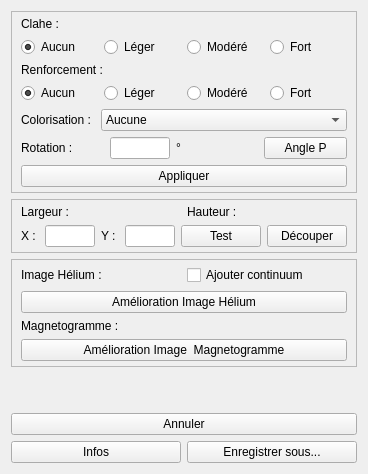
       <widget class="QWidget" name="proc_panel">
        <layout class="QVBoxLayout" name="verticalLayout_5">
         <item>
          <widget class="QFrame" name="frame">
           <property name="frameShape">
            <enum>QFrame::Shape::StyledPanel</enum>
           </property>
           <property name="frameShadow">
            <enum>QFrame::Shadow::Raised</enum>
           </property>
           <layout class="QVBoxLayout" name="verticalLayout_17">
            <property name="topMargin">
             <number>5</number>
            </property>
            <property name="bottomMargin">
             <number>5</number>
            </property>
            <item>
             <widget class="QLabel" name="label_45">
              <property name="text">
               <string>Clahe :</string>
              </property>
             </widget>
            </item>
            <item>
             <layout class="QGridLayout" name="gridLayout_14">
              <item row="0" column="1">
               <widget class="QRadioButton" name="proc_clahelow_radio">
                <property name="text">
                 <string>Léger</string>
                </property>
                <property name="checked">
                 <bool>false</bool>
                </property>
                <attribute name="buttonGroup">
                 <string notr="true">buttonGroup_3</string>
                </attribute>
               </widget>
              </item>
              <item row="0" column="3">
               <widget class="QRadioButton" name="proc_clahehigh_radio">
                <property name="text">
                 <string>Fort</string>
                </property>
                <attribute name="buttonGroup">
                 <string notr="true">buttonGroup_3</string>
                </attribute>
               </widget>
              </item>
              <item row="0" column="2">
               <widget class="QRadioButton" name="proc_clahemedium_radio">
                <property name="text">
                 <string>Modéré</string>
                </property>
                <property name="checked">
                 <bool>false</bool>
                </property>
                <attribute name="buttonGroup">
                 <string notr="true">buttonGroup_3</string>
                </attribute>
               </widget>
              </item>
              <item row="0" column="0">
               <widget class="QRadioButton" name="proc_clahenone_radio">
                <property name="text">
                 <string>Aucun</string>
                </property>
                <property name="checked">
                 <bool>true</bool>
                </property>
                <attribute name="buttonGroup">
                 <string notr="true">buttonGroup_3</string>
                </attribute>
               </widget>
              </item>
             </layout>
            </item>
            <item>
             <widget class="QLabel" name="label_29">
              <property name="text">
               <string>Renforcement :</string>
              </property>
             </widget>
            </item>
            <item>
             <layout class="QGridLayout" name="gridLayout_12">
              <item row="0" column="1">
               <widget class="QRadioButton" name="proc_sharplow_radio">
                <property name="text">
                 <string>Léger</string>
                </property>
                <property name="checked">
                 <bool>false</bool>
                </property>
               </widget>
              </item>
              <item row="0" column="3">
               <widget class="QRadioButton" name="proc_sharphigh_radio">
                <property name="text">
                 <string>Fort</string>
                </property>
               </widget>
              </item>
              <item row="0" column="2">
               <widget class="QRadioButton" name="proc_sharpmedium_radio">
                <property name="text">
                 <string>Modéré</string>
                </property>
                <property name="checked">
                 <bool>false</bool>
                </property>
               </widget>
              </item>
              <item row="0" column="0">
               <widget class="QRadioButton" name="proc_sharpnone_radio">
                <property name="text">
                 <string>Aucun</string>
                </property>
                <property name="checked">
                 <bool>true</bool>
                </property>
               </widget>
              </item>
             </layout>
            </item>
            <item>
             <layout class="QFormLayout" name="formLayout">
              <item row="0" column="0">
               <widget class="QLabel" name="label_28">
                <property name="text">
                 <string>Colorisation : </string>
                </property>
               </widget>
              </item>
              <item row="0" column="1">
               <widget class="QComboBox" name="proc_color_combo">
                <item>
                 <property name="text">
                  <string>Aucune</string>
                 </property>
                </item>
                <item>
                 <property name="text">
                  <string>H-alpha</string>
                 </property>
                </item>
                <item>
                 <property name="text">
                  <string>Calcium</string>
                 </property>
                </item>
                <item>
                 <property name="text">
                  <string>Pale</string>
                 </property>
                </item>
                <item>
                 <property name="text">
                  <string>Helium</string>
                 </property>
                </item>
                <item>
                 <property name="text">
                  <string>Magnesium</string>
                 </property>
                </item>
                <item>
                 <property name="text">
                  <string>H Béta</string>
                 </property>
                </item>
                <item>
                 <property name="text">
                  <string>Sodium</string>
                 </property>
                </item>
               </widget>
              </item>
             </layout>
            </item>
            <item>
             <layout class="QHBoxLayout" name="horizontalLayout_40">
              <item>
               <widget class="QLabel" name="label_46">
                <property name="text">
                 <string>Rotation : </string>
                </property>
               </widget>
              </item>
              <item>
               <widget class="QLineEdit" name="proc_ang_text">
                <property name="minimumSize">
                 <size>
                  <width>60</width>
                  <height>0</height>
                 </size>
                </property>
                <property name="maximumSize">
                 <size>
                  <width>50</width>
                  <height>16777215</height>
                 </size>
                </property>
                <property name="text">
                 <string/>
                </property>
               </widget>
              </item>
              <item>
               <widget class="QLabel" name="label_47">
                <property name="text">
                 <string>°</string>
                </property>
               </widget>
              </item>
              <item>
               <widget class="QPushButton" name="proc_angP_btn">
                <property name="text">
                 <string>Angle P</string>
                </property>
               </widget>
              </item>
             </layout>
            </item>
            <item>
             <widget class="QPushButton" name="proc_apply_btn">
              <property name="text">
               <string>Appliquer</string>
              </property>
             </widget>
            </item>
           </layout>
          </widget>
         </item>
         <item>
          <widget class="QFrame" name="frame_2">
           <property name="sizePolicy">
            <sizepolicy hsizetype="Preferred" vsizetype="Minimum">
             <horstretch>0</horstretch>
             <verstretch>0</verstretch>
            </sizepolicy>
           </property>
           <property name="frameShape">
            <enum>QFrame::Shape::StyledPanel</enum>
           </property>
           <property name="frameShadow">
            <enum>QFrame::Shadow::Raised</enum>
           </property>
           <layout class="QVBoxLayout" name="verticalLayout_28">
            <property name="topMargin">
             <number>5</number>
            </property>
            <property name="bottomMargin">
             <number>5</number>
            </property>
            <item>
             <layout class="QHBoxLayout" name="horizontalLayout_29">
              <item>
               <widget class="QLabel" name="label_32">
                <property name="text">
                 <string>Largeur :</string>
                </property>
               </widget>
              </item>
              <item>
               <widget class="QLabel" name="proc_img_width_lbl">
                <property name="text">
                 <string/>
                </property>
               </widget>
              </item>
              <item>
               <widget class="QLabel" name="label_34">
                <property name="text">
                 <string>Hauteur :</string>
                </property>
               </widget>
              </item>
              <item>
               <widget class="QLabel" name="proc_img_height_lbl">
                <property name="text">
                 <string/>
                </property>
               </widget>
              </item>
             </layout>
            </item>
            <item>
             <layout class="QHBoxLayout" name="horizontalLayout_27">
              <item>
               <widget class="QLabel" name="label_30">
                <property name="text">
                 <string>X : </string>
                </property>
               </widget>
              </item>
              <item>
               <widget class="QLineEdit" name="proc_crop_x_text">
                <property name="maximumSize">
                 <size>
                  <width>50</width>
                  <height>16777215</height>
                 </size>
                </property>
               </widget>
              </item>
              <item>
               <widget class="QLabel" name="label_31">
                <property name="text">
                 <string>Y : </string>
                </property>
               </widget>
              </item>
              <item>
               <widget class="QLineEdit" name="proc_crop_y_text">
                <property name="maximumSize">
                 <size>
                  <width>50</width>
                  <height>16777215</height>
                 </size>
                </property>
               </widget>
              </item>
              <item>
               <widget class="QPushButton" name="proc_crop_test_btn">
                <property name="text">
                 <string>Test</string>
                </property>
               </widget>
              </item>
              <item>
               <widget class="QPushButton" name="proc_crop_btn">
                <property name="text">
                 <string>Découper</string>
                </property>
               </widget>
              </item>
             </layout>
            </item>
           </layout>
          </widget>
         </item>
         <item>
          <widget class="QFrame" name="frame_3">
           <property name="sizePolicy">
            <sizepolicy hsizetype="Preferred" vsizetype="Minimum">
             <horstretch>0</horstretch>
             <verstretch>0</verstretch>
            </sizepolicy>
           </property>
           <property name="frameShape">
            <enum>QFrame::Shape::StyledPanel</enum>
           </property>
           <property name="frameShadow">
            <enum>QFrame::Shadow::Raised</enum>
           </property>
           <layout class="QVBoxLayout" name="verticalLayout_29">
            <property name="topMargin">
             <number>5</number>
            </property>
            <property name="bottomMargin">
             <number>5</number>
            </property>
            <item>
             <layout class="QHBoxLayout" name="horizontalLayout_34">
              <item>
               <widget class="QLabel" name="label_35">
                <property name="text">
                 <string>Image Hélium : </string>
                </property>
               </widget>
              </item>
              <item>
               <widget class="QCheckBox" name="proc_add_conti_check">
                <property name="text">
                 <string>Ajouter continuum</string>
                </property>
               </widget>
              </item>
             </layout>
            </item>
            <item>
             <widget class="QPushButton" name="proc_helium_btn">
              <property name="text">
               <string>Amélioration Image Hélium</string>
              </property>
             </widget>
            </item>
            <item>
             <widget class="QLabel" name="label_36">
              <property name="text">
               <string>Magnetogramme : </string>
              </property>
             </widget>
            </item>
            <item>
             <widget class="QPushButton" name="proc_magnet_btn">
              <property name="text">
               <string>Amélioration Image  Magnetogramme</string>
              </property>
             </widget>
            </item>
           </layout>
          </widget>
         </item>
         <item>
          <spacer name="verticalSpacer_2">
           <property name="orientation">
            <enum>Qt::Orientation::Vertical</enum>
           </property>
           <property name="sizeHint" stdset="0">
            <size>
             <width>20</width>
             <height>40</height>
            </size>
           </property>
          </spacer>
         </item>
         <item>
          <widget class="QPushButton" name="proc_undo_btn">
           <property name="maximumSize">
            <size>
             <width>400</width>
             <height>16777215</height>
            </size>
           </property>
           <property name="text">
            <string>Annuler</string>
           </property>
          </widget>
         </item>
         <item>
          <layout class="QHBoxLayout" name="horizontalLayout_35">
           <item>
            <widget class="QPushButton" name="proc_infos_btn">
             <property name="text">
              <string>Infos</string>
             </property>
            </widget>
           </item>
           <item>
            <widget class="QPushButton" name="proc_saveas_btn">
             <property name="text">
              <string>Enregistrer sous...</string>
             </property>
            </widget>
           </item>
          </layout>
         </item>
        </layout>
       </widget>
